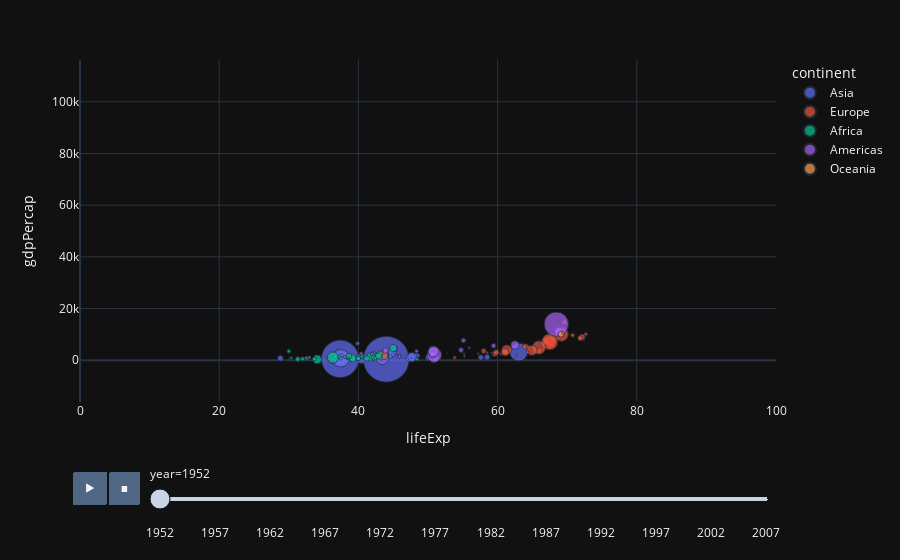

Notebook cell for this chart:
### Code cell
# plot animation of the above curve on the basic if the year
import plotly.express as px

px.scatter(gap, 
           x='lifeExp', 
           y='gdpPercap',
           animation_frame='year',  # Animate the plot frame-by-frame by year
           animation_group='country',  # Group data by country for animation
           size='pop',  # Size of the points based on population
           color='continent',  # Color points based on continent
           hover_name='country',  # Show the country name when hovering
           size_max=50,  # Max size of the points
           template='plotly_dark',
           range_x=[0, 100]  # Set the x-axis range to [0, 100]
)
# You're telling Plotly which data points across animation frames belong to the same entity (like the same country over time). 
# This allows Plotly to track each point smoothly across frames rather than treating each frame as a completely separate scatter plot.

### Figure 1 — Plotly figure (JSON) as saved in the notebook; plotly's stock layout.template omitted (floating-point values rounded to 4 significant figures)
{"data": [{"hovertemplate": "<b>%{hovertext}</b><br><br>continent=Asia<br>year=1952<br>lifeExp=%{x}<br>gdpPercap=%{y}<br>pop=%{marker.size}<extra></extra>", "hovertext": ["Afghanistan", "Bahrain", "Bangladesh", "Cambodia", "China", "Hong Kong, China", "India", "Indonesia", "Iran", "Iraq", "Israel", "Japan", "Jordan", "Korea, Dem. Rep.", "Korea, Rep.", "Kuwait", "Lebanon", "Malaysia", "Mongolia", "Myanmar", "Nepal", "Oman", "Pakistan", "Philippines", "Saudi Arabia", "Singapore", "Sri Lanka", "Syria", "Taiwan", "Thailand", "Vietnam", "West Bank and Gaza", "Yemen, Rep."], "ids": ["Afghanistan", "Bahrain", "Bangladesh", "Cambodia", "China", "Hong Kong, China", "India", "Indonesia", "Iran", "Iraq", "Israel", "Japan", "Jordan", "Korea, Dem. Rep.", "Korea, Rep.", "Kuwait", "Lebanon", "Malaysia", "Mongolia", "Myanmar", "Nepal", "Oman", "Pakistan", "Philippines", "Saudi Arabia", "Singapore", "Sri Lanka", "Syria", "Taiwan", "Thailand", "Vietnam", "West Bank and Gaza", "Yemen, Rep."], "legendgroup": "Asia", "marker": {"color": "#636efa", "size": [8425333, 120447, 46886859, 4693836, 556263527, 2125900, 372000000, 82052000, 17272000, 5441766, 1620914, 86459025, 607914, 8865488, 20947571, 160000, 1439529, 6748378, 800663, 20092996, 9182536, 507833, 41346560, 22438691, 4005677, 1127000, 7982342, 3661549, 8550362, 21289402, 26246839, 1030585, 4963829], "sizemode": "area", "sizeref": 527500.0, "symbol": "circle"}, "mode": "markers", "name": "Asia", "orientation": "v", "showlegend": true, "type": "scatter", "x": [28.8, 50.94, 37.48, 39.42, 44.0, 60.96, 37.37, 37.47, 44.87, 45.32, 65.39, 63.03, 43.16, 50.06, 47.45, 55.56, 55.93, 48.46, 42.24, 36.32, 36.16, 37.58, 43.44, 47.75, 39.88, 60.4, 57.59, 45.88, 58.5, 50.85, 40.41, 43.16, 32.55], "xaxis": "x", "y": [779.4, 9867.0, 684.2, 368.5, 400.4, 3054.0, 546.6, 749.7, 3035.0, 4130.0, 4087.0, 3217.0, 1547.0, 1088.0, 1031.0, 108400.0, 4835.0, 1831.0, 786.6, 331.0, 545.9, 1828.0, 684.6, 1273.0, 6460.0, 2315.0, 1084.0, 1643.0, 1207.0, 757.8, 605.1, 1516.0, 781.7], "yaxis": "y"}, {"hovertemplate": "<b>%{hovertext}</b><br><br>continent=Europe<br>year=1952<br>lifeExp=%{x}<br>gdpPercap=%{y}<br>pop=%{marker.size}<extra></extra>", "hovertext": ["Albania", "Austria", "Belgium", "Bosnia and Herzegovina", "Bulgaria", "Croatia", "Czech Republic", "Denmark", "Finland", "France", "Germany", "Greece", "Hungary", "Iceland", "Ireland", "Italy", "Montenegro", "Netherlands", "Norway", "Poland", "Portugal", "Romania", "Serbia", "Slovak Republic", "Slovenia", "Spain", "Sweden", "Switzerland", "Turkey", "United Kingdom"], "ids": ["Albania", "Austria", "Belgium", "Bosnia and Herzegovina", "Bulgaria", "Croatia", "Czech Republic", "Denmark", "Finland", "France", "Germany", "Greece", "Hungary", "Iceland", "Ireland", "Italy", "Montenegro", "Netherlands", "Norway", "Poland", "Portugal", "Romania", "Serbia", "Slovak Republic", "Slovenia", "Spain", "Sweden", "Switzerland", "Turkey", "United Kingdom"], "legendgroup": "Europe", "marker": {"color": "#EF553B", "size": [1282697, 6927772, 8730405, 2791000, 7274900, 3882229, 9125183, 4334000, 4090500, 42459667, 69145952, 7733250, 9504000, 147962, 2952156, 47666000, 413834, 10381988, 3327728, 25730551, 8526050, 16630000, 6860147, 3558137, 1489518, 28549870, 7124673, 4815000, 22235677, 50430000], "sizemode": "area", "sizeref": 527500.0, "symbol": "circle"}, "mode": "markers", "name": "Europe", "orientation": "v", "showlegend": true, "type": "scatter", "x": [55.23, 66.8, 68.0, 53.82, 59.6, 61.21, 66.87, 70.78, 66.55, 67.41, 67.5, 65.86, 64.03, 72.49, 66.91, 65.94, 59.16, 72.13, 72.67, 61.31, 59.82, 61.05, 58.0, 64.36, 65.57, 64.94, 71.86, 69.62, 43.59, 69.18], "xaxis": "x", "y": [1601.0, 6137.0, 8343.0, 973.5, 2444.0, 3119.0, 6876.0, 9692.0, 6425.0, 7030.0, 7144.0, 3531.0, 5264.0, 7268.0, 5210.0, 4931.0, 2648.0, 8942.0, 10100.0, 4029.0, 3068.0, 3145.0, 3581.0, 5075.0, 4215.0, 3834.0, 8528.0, 14730.0, 1969.0, 9980.0], "yaxis": "y"}, {"hovertemplate": "<b>%{hovertext}</b><br><br>continent=Africa<br>year=1952<br>lifeExp=%{x}<br>gdpPercap=%{y}<br>pop=%{marker.size}<extra></extra>", "hovertext": ["Algeria", "Angola", "Benin", "Botswana", "Burkina Faso", "Burundi", "Cameroon", "Central African Republic", "Chad", "Comoros", "Congo, Dem. Rep.", "Congo, Rep.", "Cote d'Ivoire", "Djibouti", "Egypt", "Equatorial Guinea", "Eritrea", "Ethiopia", "Gabon", "Gambia", "Ghana", "Guinea", "Guinea-Bissau", "Kenya", "Lesotho", "Liberia", "Libya", "Madagascar", "Malawi", "Mali", "Mauritania", "Mauritius", "Morocco", "Mozambique", "Namibia", "Niger", "Nigeria", "Reunion", "Rwanda", "Sao Tome and Principe", "Senegal", "Sierra Leone", "Somalia", "South Africa", "Sudan", "Swaziland", "Tanzania", "Togo", "Tunisia", "Uganda", "Zambia", "Zimbabwe"], "ids": ["Algeria", "Angola", "Benin", "Botswana", "Burkina Faso", "Burundi", "Cameroon", "Central African Republic", "Chad", "Comoros", "Congo, Dem. Rep.", "Congo, Rep.", "Cote d'Ivoire", "Djibouti", "Egypt", "Equatorial Guinea", "Eritrea", "Ethiopia", "Gabon", "Gambia", "Ghana", "Guinea", "Guinea-Bissau", "Kenya", "Lesotho", "Liberia", "Libya", "Madagascar", "Malawi", "Mali", "Mauritania", "Mauritius", "Morocco", "Mozambique", "Namibia", "Niger", "Nigeria", "Reunion", "Rwanda", "Sao Tome and Principe", "Senegal", "Sierra Leone", "Somalia", "South Africa", "Sudan", "Swaziland", "Tanzania", "Togo", "Tunisia", "Uganda", "Zambia", "Zimbabwe"], "legendgroup": "Africa", "marker": {"color": "#00cc96", "size": [9279525, 4232095, 1738315, 442308, 4469979, 2445618, 5009067, 1291695, 2682462, 153936, 14100005, 854885, 2977019, 63149, 22223309, 216964, 1438760, 20860941, 420702, 284320, 5581001, 2664249, 580653, 6464046, 748747, 863308, 1019729, 4762912, 2917802, 3838168, 1022556, 516556, 9939217, 6446316, 485831, 3379468, 33119096, 257700, 2534927, 60011, 2755589, 2143249, 2526994, 14264935, 8504667, 290243, 8322925, 1219113, 3647735, 5824797, 2672000, 3080907], "sizemode": "area", "sizeref": 527500.0, "symbol": "circle"}, "mode": "markers", "name": "Africa", "orientation": "v", "showlegend": true, "type": "scatter", "x": [43.08, 30.02, 38.22, 47.62, 31.98, 39.03, 38.52, 35.46, 38.09, 40.72, 39.14, 42.11, 40.48, 34.81, 41.89, 34.48, 35.93, 34.08, 37.0, 30.0, 43.15, 33.61, 32.5, 42.27, 42.14, 38.48, 42.72, 36.68, 36.26, 33.69, 40.54, 50.99, 42.87, 31.29, 41.73, 37.44, 36.32, 52.72, 40.0, 46.47, 37.28, 30.33, 32.98, 45.01, 38.63, 41.41, 41.22, 38.6, 44.6, 39.98, 42.04, 48.45], "xaxis": "x", "y": [2449.0, 3521.0, 1063.0, 851.2, 543.3, 339.3, 1173.0, 1071.0, 1179.0, 1103.0, 780.5, 2126.0, 1389.0, 2670.0, 1419.0, 375.6, 328.9, 362.1, 4293.0, 485.2, 911.3, 510.2, 299.9, 853.5, 298.8, 575.6, 2388.0, 1443.0, 369.2, 452.3, 743.1, 1968.0, 1688.0, 468.5, 2424.0, 761.9, 1077.0, 2719.0, 493.3, 879.6, 1450.0, 879.8, 1136.0, 4725.0, 1616.0, 1148.0, 716.7, 859.8, 1468.0, 734.8, 1147.0, 406.9], "yaxis": "y"}, {"hovertemplate": "<b>%{hovertext}</b><br><br>continent=Americas<br>year=1952<br>lifeExp=%{x}<br>gdpPercap=%{y}<br>pop=%{marker.size}<extra></extra>", "hovertext": ["Argentina", "Bolivia", "Brazil", "Canada", "Chile", "Colombia", "Costa Rica", "Cuba", "Dominican Republic", "Ecuador", "El Salvador", "Guatemala", "Haiti", "Honduras", "Jamaica", "Mexico", "Nicaragua", "Panama", "Paraguay", "Peru", "Puerto Rico", "Trinidad and Tobago", "United States", "Uruguay", "Venezuela"], "ids": ["Argentina", "Bolivia", "Brazil", "Canada", "Chile", "Colombia", "Costa Rica", "Cuba", "Dominican Republic", "Ecuador", "El Salvador", "Guatemala", "Haiti", "Honduras", "Jamaica", "Mexico", "Nicaragua", "Panama", "Paraguay", "Peru", "Puerto Rico", "Trinidad and Tobago", "United States", "Uruguay", "Venezuela"], "legendgroup": "Americas", "marker": {"color": "#ab63fa", "size": [17876956, 2883315, 56602560, 14785584, 6377619, 12350771, 926317, 6007797, 2491346, 3548753, 2042865, 3146381, 3201488, 1517453, 1426095, 30144317, 1165790, 940080, 1555876, 8025700, 2227000, 662850, 157553000, 2252965, 5439568], "sizemode": "area", "sizeref": 527500.0, "symbol": "circle"}, "mode": "markers", "name": "Americas", "orientation": "v", "showlegend": true, "type": "scatter", "x": [62.48, 40.41, 50.92, 68.75, 54.74, 50.64, 57.21, 59.42, 45.93, 48.36, 45.26, 42.02, 37.58, 41.91, 58.53, 50.79, 42.31, 55.19, 62.65, 43.9, 64.28, 59.1, 68.44, 66.07, 55.09], "xaxis": "x", "y": [5911.0, 2677.0, 2109.0, 11370.0, 3940.0, 2144.0, 2627.0, 5587.0, 1398.0, 3522.0, 3048.0, 2428.0, 1840.0, 2195.0, 2899.0, 3478.0, 3112.0, 2480.0, 1952.0, 3759.0, 3082.0, 3023.0, 13990.0, 5717.0, 7690.0], "yaxis": "y"}, {"hovertemplate": "<b>%{hovertext}</b><br><br>continent=Oceania<br>year=1952<br>lifeExp=%{x}<br>gdpPercap=%{y}<br>pop=%{marker.size}<extra></extra>", "hovertext": ["Australia", "New Zealand"], "ids": ["Australia", "New Zealand"], "legendgroup": "Oceania", "marker": {"color": "#FFA15A", "size": [8691212, 1994794], "sizemode": "area", "sizeref": 527500.0, "symbol": "circle"}, "mode": "markers", "name": "Oceania", "orientation": "v", "showlegend": true, "type": "scatter", "x": [69.12, 69.39], "xaxis": "x", "y": [10040.0, 10560.0], "yaxis": "y"}], "layout": {"legend": {"itemsizing": "constant", "title": {"text": "continent"}, "tracegroupgap": 0}, "margin": {"t": 60}, "sliders": [{"active": 0, "currentvalue": {"prefix": "year="}, "len": 0.9, "pad": {"b": 10, "t": 60}, "steps": [{"args": [["1952"], {"frame": {"duration": 0, "redraw": false}, "fromcurrent": true, "mode": "immediate", "transition": {"duration": 0, "easing": "linear"}}], "label": "1952", "method": "animate"}, {"args": [["1957"], {"frame": {"duration": 0, "redraw": false}, "fromcurrent": true, "mode": "immediate", "transition": {"duration": 0, "easing": "linear"}}], "label": "1957", "method": "animate"}, {"args": [["1962"], {"frame": {"duration": 0, "redraw": false}, "fromcurrent": true, "mode": "immediate", "transition": {"duration": 0, "easing": "linear"}}], "label": "1962", "method": "animate"}, {"args": [["1967"], {"frame": {"duration": 0, "redraw": false}, "fromcurrent": true, "mode": "immediate", "transition": {"duration": 0, "easing": "linear"}}], "label": "1967", "method": "animate"}, {"args": [["1972"], {"frame": {"duration": 0, "redraw": false}, "fromcurrent": true, "mode": "immediate", "transition": {"duration": 0, "easing": "linear"}}], "label": "1972", "method": "animate"}, {"args": [["1977"], {"frame": {"duration": 0, "redraw": false}, "fromcurrent": true, "mode": "immediate", "transition": {"duration": 0, "easing": "linear"}}], "label": "1977", "method": "animate"}, {"args": [["1982"], {"frame": {"duration": 0, "redraw": false}, "fromcurrent": true, "mode": "immediate", "transition": {"duration": 0, "easing": "linear"}}], "label": "1982", "method": "animate"}, {"args": [["1987"], {"frame": {"duration": 0, "redraw": false}, "fromcurrent": true, "mode": "immediate", "transition": {"duration": 0, "easing": "linear"}}], "label": "1987", "method": "animate"}, {"args": [["1992"], {"frame": {"duration": 0, "redraw": false}, "fromcurrent": true, "mode": "immediate", "transition": {"duration": 0, "easing": "linear"}}], "label": "1992", "method": "animate"}, {"args": [["1997"], {"frame": {"duration": 0, "redraw": false}, "fromcurrent": true, "mode": "immediate", "transition": {"duration": 0, "easing": "linear"}}], "label": "1997", "method": "animate"}, {"args": [["2002"], {"frame": {"duration": 0, "redraw": false}, "fromcurrent": true, "mode": "immediate", "transition": {"duration": 0, "easing": "linear"}}], "label": "2002", "method": "animate"}, {"args": [["2007"], {"frame": {"duration": 0, "redraw": false}, "fromcurrent": true, "mode": "immediate", "transition": {"duration": 0, "easing": "linear"}}], "label": "2007", "method": "animate"}], "x": 0.1, "xanchor": "left", "y": 0, "yanchor": "top"}], "updatemenus": [{"buttons": [{"args": [null, {"frame": {"duration": 500, "redraw": false}, "fromcurrent": true, "mode": "immediate", "transition": {"duration": 500, "easing": "linear"}}], "label": "&#9654;", "method": "animate"}, {"args": [[null], {"frame": {"duration": 0, "redraw": false}, "fromcurrent": true, "mode": "immediate", "transition": {"duration": 0, "easing": "linear"}}], "label": "&#9724;", "method": "animate"}], "direction": "left", "pad": {"r": 10, "t": 70}, "showactive": false, "type": "buttons", "x": 0.1, "xanchor": "right", "y": 0, "yanchor": "top"}], "xaxis": {"anchor": "y", "domain": [0, 1], "range": [0, 100], "title": {"text": "lifeExp"}}, "yaxis": {"anchor": "x", "domain": [0, 1], "title": {"text": "gdpPercap"}}}}
